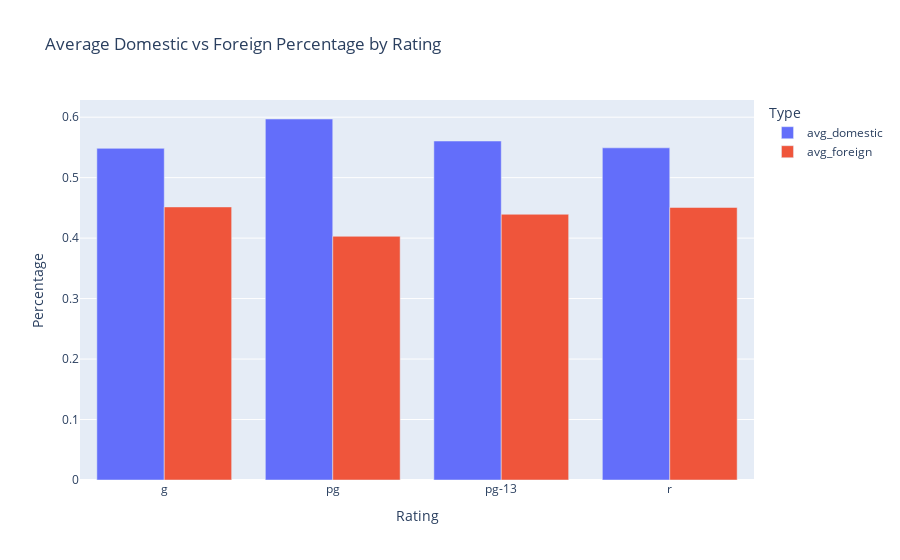

Notebook code for this chart:
### Code cell
import plotly.express as px

# Calculate the average domestic and foreign percentage per rating
avg_perc_by_rating = final_df.groupby("Rating").agg(
    avg_domestic=("Domestic_Percentage", "mean"),
    avg_foreign=("Foreign_Percentage", "mean")
).reset_index()

# Create a grouped bar chart
fig = px.bar(
    avg_perc_by_rating,
    x="Rating",
    y=["avg_domestic", "avg_foreign"],
    barmode="group",
    title="Average Domestic vs Foreign Percentage by Rating",
    labels={"value": "Percentage", "Rating": "Rating", "variable": "Type"}
)

fig.show()

### Figure 1 — Plotly figure (JSON) as saved in the notebook; plotly's stock layout.template omitted (floating-point values rounded to 4 significant figures)
{"data": [{"alignmentgroup": "True", "hovertemplate": "Type=avg_domestic<br>Rating=%{x}<br>Percentage=%{y}<extra></extra>", "legendgroup": "avg_domestic", "marker": {"color": "#636efa", "pattern": {"shape": ""}}, "name": "avg_domestic", "offsetgroup": "avg_domestic", "orientation": "v", "showlegend": true, "textposition": "auto", "type": "bar", "x": ["g", "pg", "pg-13", "r"], "xaxis": "x", "y": [0.5484, 0.597, 0.5606, 0.5493], "yaxis": "y"}, {"alignmentgroup": "True", "hovertemplate": "Type=avg_foreign<br>Rating=%{x}<br>Percentage=%{y}<extra></extra>", "legendgroup": "avg_foreign", "marker": {"color": "#EF553B", "pattern": {"shape": ""}}, "name": "avg_foreign", "offsetgroup": "avg_foreign", "orientation": "v", "showlegend": true, "textposition": "auto", "type": "bar", "x": ["g", "pg", "pg-13", "r"], "xaxis": "x", "y": [0.4516, 0.403, 0.4394, 0.4507], "yaxis": "y"}], "layout": {"barmode": "group", "legend": {"title": {"text": "Type"}, "tracegroupgap": 0}, "title": {"text": "Average Domestic vs Foreign Percentage by Rating"}, "xaxis": {"anchor": "y", "domain": [0, 1], "title": {"text": "Rating"}}, "yaxis": {"anchor": "x", "domain": [0, 1], "title": {"text": "Percentage"}}}}
